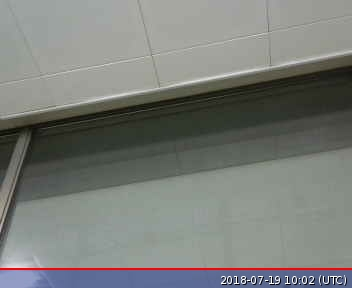
#> input picture image.jpg, 352 x 288 px; its folder holds only this picture in this run
$ python -i line.py   (imports and definitions only)
#> lines starting #> are read from the running program, lines starting #| are printed output that depends on the picture; after the words box and inside, x2 and y2 are one past the last pixel; in counts of white or black regions, pixels touching at a corner belong together
#> further down, picture is the input picture: shape (288, 352, 3); mean B, G, R 120.9, 125.1, 122
import cv2
import numpy as np
import time

# [1 line not run here, left out]
lx1, lx2, ly1, ly2, gx1, gy1, gx2, gy2 = int(0), int(0), int(0), int(0),int(0), int(0), int(0), int(0)


# Frame width & Height
w = 800
h = 600

def ROI(img, vertices, color3=(255, 255, 255), color1=255):
    mask = np.zeros_like(img)

    if len(img.shape) > 2:
        color = color3
    else:
        color = color1

    cv2.fillPoly(mask, vertices, color)
    ROI_image = cv2.bitwise_and(img, mask)


#cv2.imshow("test", ROI_image)
    return ROI_image

def get_fitline_left(img, f_lines):
    global lx1, lx2, ly1, ly2
    lines = f_lines.reshape(f_lines.shape[0] * 2, 2)
    vx, vy, x, y = cv2.fitLine(lines, cv2.DIST_L2, 0, 0.01, 0.01)

    if lines.shape[0] != 0:
        x1, y1 = int(((img.shape[0] - 1) - y) / vy * vx + x), img.shape[0] - 1
        x2, y2 = int(((img.shape[0] / 2 + 100) - y) / vy * vx + x), int(img.shape[0] / 2 + 100)
        lx1, ly1, lx2, ly2 = x1, y1, x2, y2

    else:
        if lx1 == 0 and lx2 == 0 and ly1 == 0 and ly2 == 0:
            x1, y1 = img.shape[1] / 2, img.shape[0] / 2
            x2, y2 = img.shape[1] / 2, img.shape[0] / 2
        else:
            x1, y1, x2, y2 = lx1, ly1, lx2, ly2

    result = [x1, y1, x2, y2, (x1 + x2) / 2, (y1 + y2) / 2]
    return result

def get_fitline_right(img, f_lines):
    global gx1, gx2, gy1, gy2
    lines = f_lines.reshape(f_lines.shape[0] * 2, 2)
    vx, vy, x, y = cv2.fitLine(lines, cv2.DIST_L2, 0, 0.01, 0.01)

    if lines.shape[0] != 0:
        x1, y1 = int(((img.shape[0] - 1) - y) / vy * vx + x), img.shape[0] - 1
        x2, y2 = int(((img.shape[0] / 2 + 100) - y) / vy * vx + x), int(img.shape[0] / 2 + 100)
        gx1, gy1, gx2, gy2 = x1, y1, x2, y2

    else:
        if gx1 == 0 and gx2 == 0 and gy1 == 0 and gy2 == 0:
            x1, y1 = img.shape[1] / 2, img.shape[0] / 2
            x2, y2 = img.shape[1] / 2, img.shape[0] / 2
        else:
            x1, y1, x2, y2 = gx1, gy1, gx2, gy2

    result = [x1, y1, x2, y2, (x1 + x2) / 2, (y1 + y2) / 2]
    return result

def draw(img, lines):
    cv2.line(img, (lines[0], lines[1]), (lines[2], lines[3]), (0, 0, 255), 10)


def get_lane(img):

    #readRefImages()
    global line

    height, weight = img.shape[:2]
#> height = 288; weight = 352

    #canny_img = cv2.Canny(Gray, 50, 200)  # black, white
    canny_img = cv2.Canny(img, 150, 200)#black, white
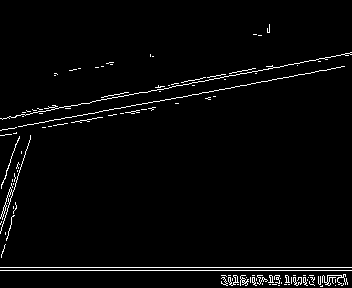
#> canny_img: shape (288, 352); 2.6% white in thin lines or dots


    #cv2.imshow("canny", canny_img)

    vertices = np.array([[(0, height), (0, height / 2), (weight, height / 2), (weight, height)]],
                        dtype=np.int32)

    #vertices = np.array([[(0, height), (100, height / 2), (weight-100, height / 2), (weight, height)]],
    #                    dtype=np.int32)

    ROI_img = ROI(canny_img, vertices)
#> in ROI, `cv2.fillPoly(mask, vertices, color)`:
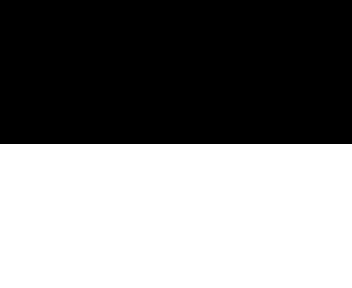
#> mask: shape (288, 352); 50% white; 1 white region, box (x1, y1, x2, y2) and area: (0, 144, 352, 288) 50688
#> in ROI, `ROI_image = cv2.bitwise_and(img, mask)`:
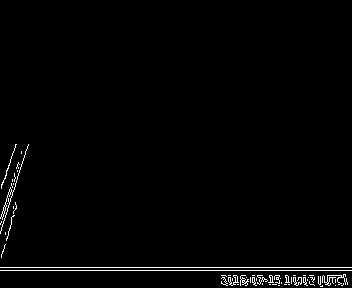
#> ROI_image: shape (288, 352); 1.5% white in thin lines or dots, all inside (x1, y1, x2, y2) = (0, 144, 352, 287)
#cv2.imshow('roi', ROI_img)
    img = cv2.polylines(img, vertices, True, (255, 0 ,0), 5)
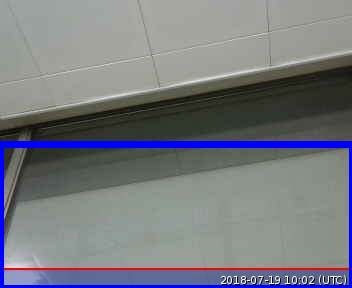
#> img: shape (288, 352, 3); mean B, G, R 127.9, 121.1, 118.2
    line_arr = cv2.HoughLinesP(ROI_img, 1, np.pi / 180, 50, minLineLength=10, maxLineGap=50)
#> line_arr = [[0, 270, 351, 270], [0, 267, 351, 267], [1, 227, 28, 144], [221, 275, 345, 275], [222, 277, 343, 277], [221, 282, 347, 282], [223, 284, 347, 284], [221, 281, 346, 278]]

    if type(line_arr).__name__ == 'NoneType':
        line_arr = line
    elif line_arr.shape[0] != 1:
        line_arr = np.squeeze(line_arr)
        line = line_arr
#> line has the same summary as line_arr
    elif line_arr.shape[0] == 1:
        line_arr = np.squeeze(line_arr, axis=1)
        line = line_arr

    slope_degree = (np.arctan2(line_arr[:, 1] - line_arr[:, 3], line_arr[:, 0] - line_arr[:, 2]) * 180) / np.pi
#> slope_degree = [180, 180, 108, 180, 180, 180, 180, 178.6]

    line_arr1,line_arr2,slope_degree1,slope_degree2 = line_arr,line_arr,slope_degree,slope_degree
#> line_arr1 has the same summary as line_arr; line_arr2 has the same summary as line_arr; slope_degree1 = [180, 180, 108, 180, 180, 180, 180, 178.6]; slope_degree2 = [180, 180, 108, 180, 180, 180, 180, 178.6]
    line_arr1 = line_arr1[np.abs(slope_degree1) < 180]
#> line_arr1 = [[1, 227, 28, 144], [221, 281, 346, 278]]
    slope_degree1 = slope_degree1[np.abs(slope_degree1) < 180]
#> slope_degree1 = [108, 178.6]
    line_arr1 = line_arr1[np.abs(slope_degree1) > 90]
    slope_degree1 = slope_degree1[np.abs(slope_degree1) >90]

    line_arr2 = line_arr2[np.abs(slope_degree2) > 0]
    slope_degree2 = slope_degree2[np.abs(slope_degree2) > 0]
    line_arr2 = line_arr2[np.abs(slope_degree2) < 90]
#> line_arr2 = empty array
    slope_degree2 = slope_degree2[np.abs(slope_degree2) < 90]
#> slope_degree2 = empty array


    L_lines, R_lines = line_arr[(slope_degree > 0), :], line_arr[(slope_degree < 0), :]
#> L_lines has the same summary as line_arr; R_lines = empty array

    left_fit_line = get_fitline_left(img, L_lines)
#> in get_fitline_left, `lines = f_lines.reshape(f_lines.shape[0] * 2, 2)`: lines = 16 rows, first 8: [0, 270], [351, 270], [0, 267], [351, 267], [1, 227], [28, 144], [221, 275], [345, 275]
#> in get_fitline_left, `vx, vy, x, y = cv2.fitLine(lines, cv2.DIST_L2, 0, 0.01, 0.01)`: vx = [0.99]; vy = [0.14]; x = [222.9]; y = [265]
#> in get_fitline_left, `x1, y1 = int(((img.shape[0] - 1) - y) / vy * vx + x), img.shape[0] - 1`: x1 = 378; y1 = 287
#> in get_fitline_left, `x2, y2 = int(((img.shape[0] / 2 + 100) - y) / vy * vx + x), int(img.sh..`: x2 = 74; y2 = 244
#> in get_fitline_left, `lx1, ly1, lx2, ly2 = x1, y1, x2, y2`: lx1 = 378; ly1 = 287; lx2 = 74; ly2 = 244
#> in get_fitline_left, `result = [x1, y1, x2, y2, (x1 + x2) / 2, (y1 + y2) / 2]`: result = [378, 287, 74, 244, 226, 265.5]
#> left_fit_line = [378, 287, 74, 244, 226, 265.5]
    right_fit_line = get_fitline_right(img, R_lines)
#> in get_fitline_right, `lines = f_lines.reshape(f_lines.shape[0] * 2, 2)`: lines = empty array

    draw(img, right_fit_line[:4])
    draw(img, right_fit_line[:4])
    draw(img, left_fit_line[:4])
    center_x_point = int((left_fit_line[4] + right_fit_line[4]) / 2)
    center_y_point = int((left_fit_line[5] + right_fit_line[5]) / 2)
    result = cv2.circle(img, (center_x_point, center_y_point), 5, (0, 0, 255), -1)

    #result = cv2.addWeighted(img, 1, temp, 1, 0)
    return result, center_x_point

>>> import cv2
>>> picture = cv2.imread('image.jpg')
#> (the run stopped early here; a loop or call above may not have finished)
